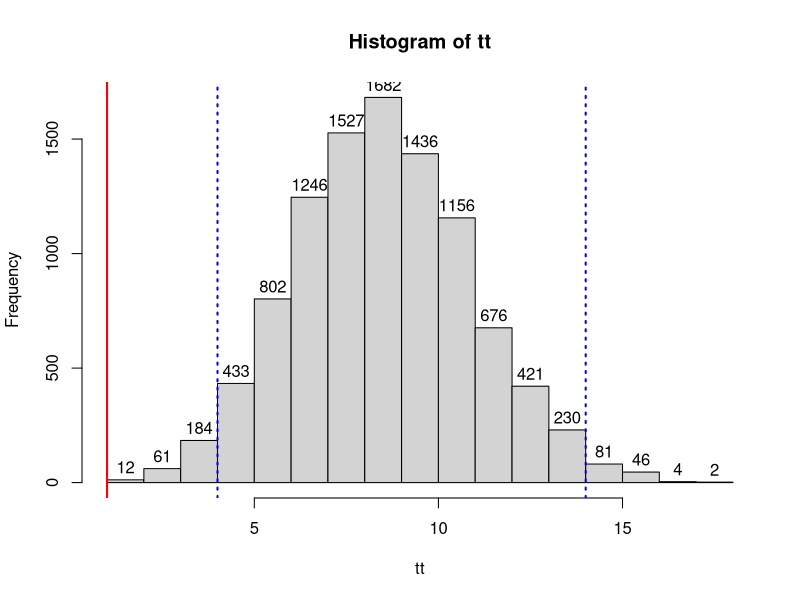

The R source for this figure:
# written by G. Magoga, giulia.magoga@unimi.it


### test statistical significance of pathogens co-presence in the same host

data=read.csv("example.csv", sep=";") #read data frame

#absence, presence, coocurrence
rs=table(rowSums(data)) # calculate absence, presence, co-presence values from real data 


# create a null model
d1=data.frame(replicate(9999,sample(data[,1]))) #create a distribution permuting 9,999 times presence/absence first column of the dataframe
d2=data.frame(replicate(9999,sample(data[,2]))) #create a distribution permuting 9,999 times presence/absence second column of the dataframe


# Evaluate co-presence in null model 
t=list()

for (i in seq(length(d1))){
 t[[i]]=table(d1[i] + d2[i]) } #register absence, presence, co-presence in pairs of columns from d1 and d2
 
tt=vector()

for (i in seq(length(d1))){
tt[i]=t[[i]][3]} # Extract co-presence from the list of absence, presence, co-presence

tt[is.na(tt)] <- 0 


# Print results
rs # real data absence, presence, co-presence 

table(tt) # null model co-presence 

summary(tt) # statistics on null model co-presence distribution 

quantile(tt, probs = c(0.025, 0.5, 0.975)) # Estimate from null model distribution 2.5 50 and 97.5 percentiles


# Visualize results
hist(tt,labels=T, breaks=max(tt), xlim = range(min(tt),max(tt))) #histogram of co-presence distribution from null model
abline(v=rs[3],lwd=2,col="red") # plot red line for showing real data co-presence value
abline(v=quantile(tt, probs = c(0.025,  0.975)), lwd=2,col="blue", lty=3) # plot blue lines for showing 2.5 and 97.5 percentiles of null distribution



